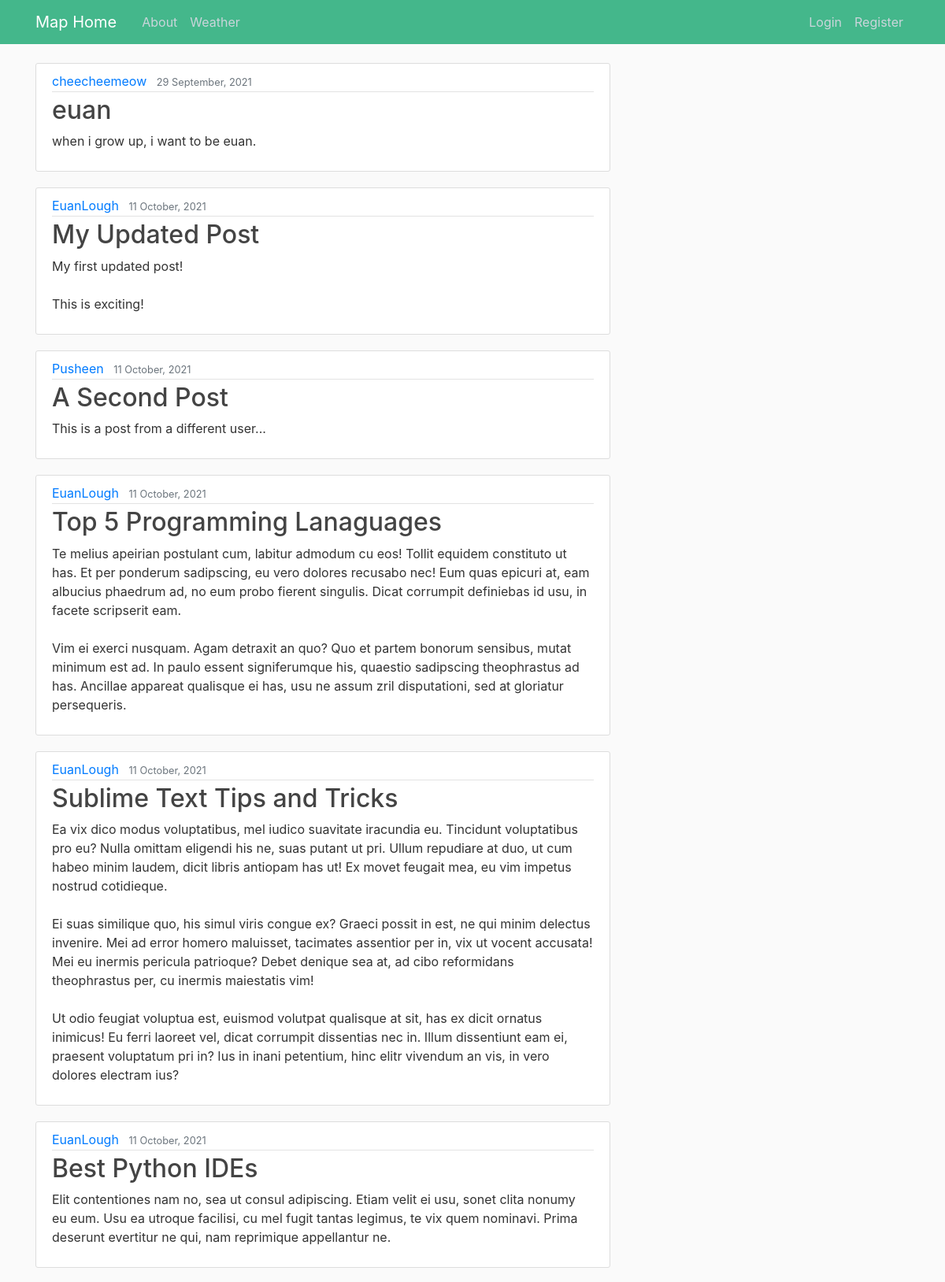
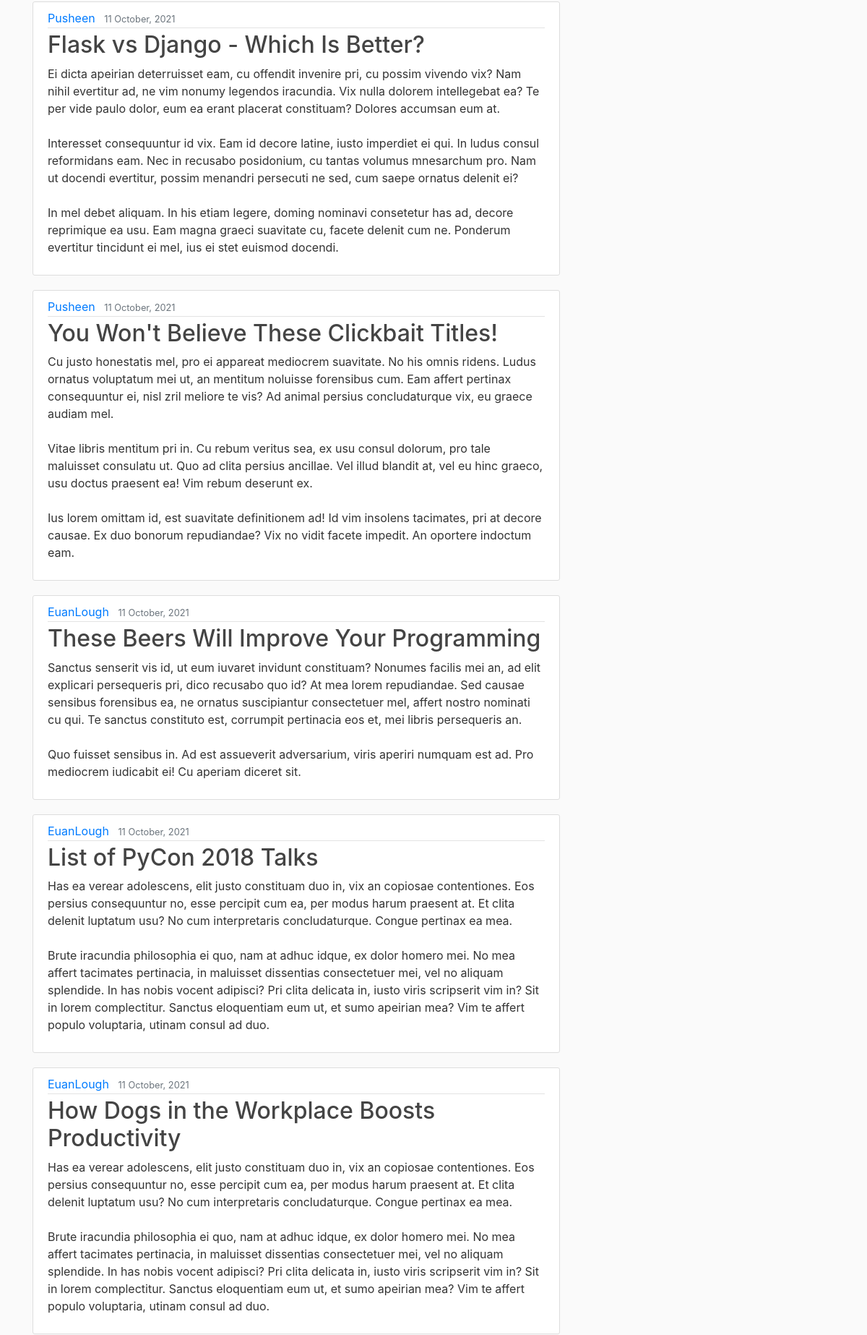
Screenshot of /blog/ (upper part) with the database file from the repository (2 pictures, top to bottom).
### blog/models.py (models this page shows, shortened)
class Post(models.Model):
    title = models.CharField(max_length=100)
    content = models.TextField()
    date_posted = models.DateTimeField(default=timezone.now)
    author = models.ForeignKey(User, on_delete=models.CASCADE)

### blog/views.py (the view)
# urls.py: path('', views.home, name='blog-home'),
def home(request):
    context = {
        'posts': Post.objects.all()
    }
    return render(request, 'blog/home.html', context)

### blog/templates/blog/home.html
{% extends "blog/base.html" %}
{% block content %}
    {% for post in posts %}
        <article class="media content-section">
          <div class="media-body">
            <div class="article-metadata">
              <a class="mr-2" href="#">{{ post.author }}</a>
              <small class="text-muted">{{ post.date_posted|date:"d F, Y" }}</small>
            </div>
            <h2><a class="article-title" href="#">{{ post.title }}</a></h2>
            <p class="article-content">{{ post.content }}</p>
          </div>
        </article>
    {% endfor %}
{% endblock content %}

### blog/templates/blog/base.html (shortened to what this page needs)
{% load static %}
<!DOCTYPE html>
<html>
<head>
    <link rel="stylesheet" href="https://maxcdn.bootstrapcdn.com/bootstrap/4.0.0/css/bootstrap.min.css">
    <link rel="stylesheet" type="text/css" href="{% static 'blog/main.css' %}">
</head>
<body>
    <header class="site-header">
      <nav class="navbar navbar-expand-md navbar-dark bg-steel fixed-top">
        <div class="container">
          <a class="navbar-brand mr-4" href="{% url 'map' %}">Map Home</a>
          <div class="collapse navbar-collapse" id="navbarToggle">
            <div class="navbar-nav mr-auto">
              <a class="nav-item nav-link" href="{% url 'blog-about' %}">About</a>
              <a class="nav-item nav-link" href="{% url 'weather' %}">Weather</a>
            </div>
            <div class="navbar-nav">
              {% if user.is_authenticated %}
                <a class="nav-item nav-link" href="{% url 'profile' %}">Profile</a>
                <a class="nav-item nav-link" href="{% url 'logout' %}">Logout</a>
              {% else %}
               <a class="nav-item nav-link" href="{% url 'login' %}">Login</a>
               <a class="nav-item nav-link" href="{% url 'register' %}">Register</a>
              {% endif %}
            </div>
          </div>
        </div>
      </nav>
    </header>
    <main role="main" class="container">
      <div class="row">
        <div class="col-md-8">
          {% block content %}{% endblock %}
        </div>
        <div class="col-md-4">
        </div>
      </div>
    </main>
</body>
</html>

### blog/static/blog/main.css (style rules this page uses)
body { background: #FAFAFA; color: #333333; margin-top: 5rem; }
h1, h2, h3, h4, h5, h6 { color: #444444; }
.bg-steel { background-color: #44b78b; }
.site-header .navbar-nav .nav-link { color: #cbd5db; }
.content-section { background: #ffffff; padding: 10px 20px; border: 1px solid #dddddd; border-radius: 3px; margin-bottom: 20px; }
.article-title { color: #444444; }
.article-content { white-space: pre-line; }
.article-metadata { padding-bottom: 1px; margin-bottom: 4px; border-bottom: 1px solid #e3e3e3 }

### rows the page displays
Post: author "cheecheemeow", date_posted "29 September, 2021", title "euan", content "when i grow up, i want to be euan."
Post: author "EuanLough", date_posted "11 October, 2021", title "My Updated Post", content "My first updated post! This is exciting!"
Post: author "Pusheen", date_posted "11 October, 2021", title "A Second Post", content "This is a post from a different user..."
Post: author "EuanLough", date_posted "11 October, 2021", title "Top 5 Programming Lanaguages", content "Te melius apeirian postulant cum, labitur admodum cu eos! Tollit equidem constituto ut has. Et per ponderum sadipscing, eu vero dolores recusabo nec! Eum quas epicuri at, eam albucius phaedrum ad, no eum probo fierent singulis. Dicat corrumpit definiebas id usu, in facete scripserit eam. Vim ei exerci nusquam. Agam detraxit an quo? Quo et partem bonorum sensibus, mutat minimum est ad. In paulo essent signiferumque his, quaestio sadipscing theophrastus ad has. Ancillae appareat qualisque ei has, usu ne assum zril disputationi, sed at gloriatur persequeris."
Post: author "EuanLough", date_posted "11 October, 2021", title "Sublime Text Tips and Tricks", content "Ea vix dico modus voluptatibus, mel iudico suavitate iracundia eu. Tincidunt voluptatibus pro eu? Nulla omittam eligendi his ne, suas putant ut pri. Ullum repudiare at duo, ut cum habeo minim laudem, dicit libris antiopam has ut! Ex movet feugait mea, eu vim impetus nostrud cotidieque. Ei suas similique quo, his simul viris congue ex? Graeci possit in est, ne qui minim delectus invenire. Mei ad error homero maluisset, tacimates assentior per in, vix ut vocent accusata! Mei eu inermis pericula patrioque? Debet denique sea at, ad cibo reformidans theophrastus per, cu inermis maiestatis vim! Ut odio feugiat voluptua est, euismod volutpat qualisque at sit, has ex dicit ornatus inimicus! Eu…"
Post: author "EuanLough", date_posted "11 October, 2021", title "Best Python IDEs", content "Elit contentiones nam no, sea ut consul adipiscing. Etiam velit ei usu, sonet clita nonumy eu eum. Usu ea utroque facilisi, cu mel fugit tantas legimus, te vix quem nominavi. Prima deserunt evertitur ne qui, nam reprimique appellantur ne."
Post: author "Pusheen", date_posted "11 October, 2021", title "Flask vs Django - Which Is Better?", content "Ei dicta apeirian deterruisset eam, cu offendit invenire pri, cu possim vivendo vix? Nam nihil evertitur ad, ne vim nonumy legendos iracundia. Vix nulla dolorem intellegebat ea? Te per vide paulo dolor, eum ea erant placerat constituam? Dolores accumsan eum at. Interesset consequuntur id vix. Eam id decore latine, iusto imperdiet ei qui. In ludus consul reformidans eam. Nec in recusabo posidonium, cu tantas volumus mnesarchum pro. Nam ut docendi evertitur, possim menandri persecuti ne sed, cum saepe ornatus delenit ei? In mel debet aliquam. In his etiam legere, doming nominavi consetetur has ad, decore reprimique ea usu. Eam magna graeci suavitate cu, facete delenit cum ne. Ponderum…"
Post: author "Pusheen", date_posted "11 October, 2021", title "You Won't Believe These Clickbait Titles!", content "Cu justo honestatis mel, pro ei appareat mediocrem suavitate. No his omnis ridens. Ludus ornatus voluptatum mei ut, an mentitum noluisse forensibus cum. Eam affert pertinax consequuntur ei, nisl zril meliore te vis? Ad animal persius concludaturque vix, eu graece audiam mel. Vitae libris mentitum pri in. Cu rebum veritus sea, ex usu consul dolorum, pro tale maluisset consulatu ut. Quo ad clita persius ancillae. Vel illud blandit at, vel eu hinc graeco, usu doctus praesent ea! Vim rebum deserunt ex. Ius lorem omittam id, est suavitate definitionem ad! Id vim insolens tacimates, pri at decore causae. Ex duo bonorum repudiandae? Vix no vidit facete impedit. An oportere indoctum eam."
Post: author "EuanLough", date_posted "11 October, 2021", title "These Beers Will Improve Your Programming", content "Sanctus senserit vis id, ut eum iuvaret invidunt constituam? Nonumes facilis mei an, ad elit explicari persequeris pri, dico recusabo quo id? At mea lorem repudiandae. Sed causae sensibus forensibus ea, ne ornatus suscipiantur consectetuer mel, affert nostro nominati cu qui. Te sanctus constituto est, corrumpit pertinacia eos et, mei libris persequeris an. Quo fuisset sensibus in. Ad est assueverit adversarium, viris aperiri numquam est ad. Pro mediocrem iudicabit ei! Cu aperiam diceret sit."
Post: author "EuanLough", date_posted "11 October, 2021", title "List of PyCon 2018 Talks", content "Has ea verear adolescens, elit justo constituam duo in, vix an copiosae contentiones. Eos persius consequuntur no, esse percipit cum ea, per modus harum praesent at. Et clita delenit luptatum usu? No cum interpretaris concludaturque. Congue pertinax ea mea. Brute iracundia philosophia ei quo, nam at adhuc idque, ex dolor homero mei. No mea affert tacimates pertinacia, in maluisset dissentias consectetuer mei, vel no aliquam splendide. In has nobis vocent adipisci? Pri clita delicata in, iusto viris scripserit vim in? Sit in lorem complectitur. Sanctus eloquentiam eum ut, et sumo apeirian mea? Vim te affert populo voluptaria, utinam consul ad duo."
Post: author "EuanLough", date_posted "11 October, 2021", title "How Dogs in the Workplace Boosts Productivity", content "Has ea verear adolescens, elit justo constituam duo in, vix an copiosae contentiones. Eos persius consequuntur no, esse percipit cum ea, per modus harum praesent at. Et clita delenit luptatum usu? No cum interpretaris concludaturque. Congue pertinax ea mea. Brute iracundia philosophia ei quo, nam at adhuc idque, ex dolor homero mei. No mea affert tacimates pertinacia, in maluisset dissentias consectetuer mei, vel no aliquam splendide. In has nobis vocent adipisci? Pri clita delicata in, iusto viris scripserit vim in? Sit in lorem complectitur. Sanctus eloquentiam eum ut, et sumo apeirian mea? Vim te affert populo voluptaria, utinam consul ad duo."
